Frame 1 (no input): blank canvas, image omitted
Frame 60 (the mouse pressed at the canvas centre just before this capture): blank canvas, image omitted
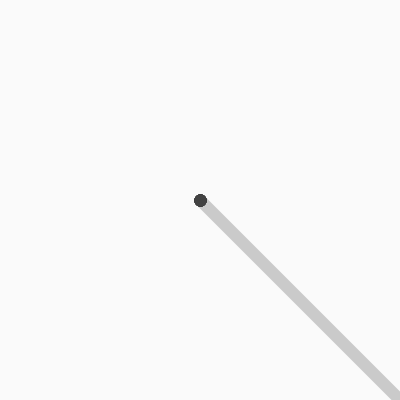
Frame 120 (the mouse held since frame 60 and released just before this capture)

The Processing sketch whose frames 1 and 60 were blank and that drew this single picture after the mouse press (run headless with seeded random() and noise(); from frame 60 on, the mouse is pressed at the canvas centre):

// Processing sketch: processing_92275
// ── processing_92275.pde

void setup() {
  size(400, 400);
  background(250);
}

void draw() {
  if (key == '1') 
      background(250);
  else if (key == '2')
      background(10);
  if(mousePressed){
    int rand = 255-(int)random(120);  // not too dark
    int rand2 = (int)random(120);  
    if (key == 'r') 
      stroke(rand, 0, rand2, 70);
    else if (key == 'g') 
      stroke(0, rand, rand2, 70);
    else if (key == 'b')    
      stroke(rand2, 0, rand, 70);
    else if (key == 'y')    
      stroke(rand, rand, 0, 70);
    else if (key == 'x') 
      stroke(255-rand, 70);
    else
      stroke(255-rand, 70);
    strokeWeight(12);
    drawLine(mouseX, mouseY, pmouseX, pmouseY);
  }
}

void drawLine(int x, int y, int x2, int y2) {
  line(400-x, 400-y, 400-x2, 400-y2);
} 
